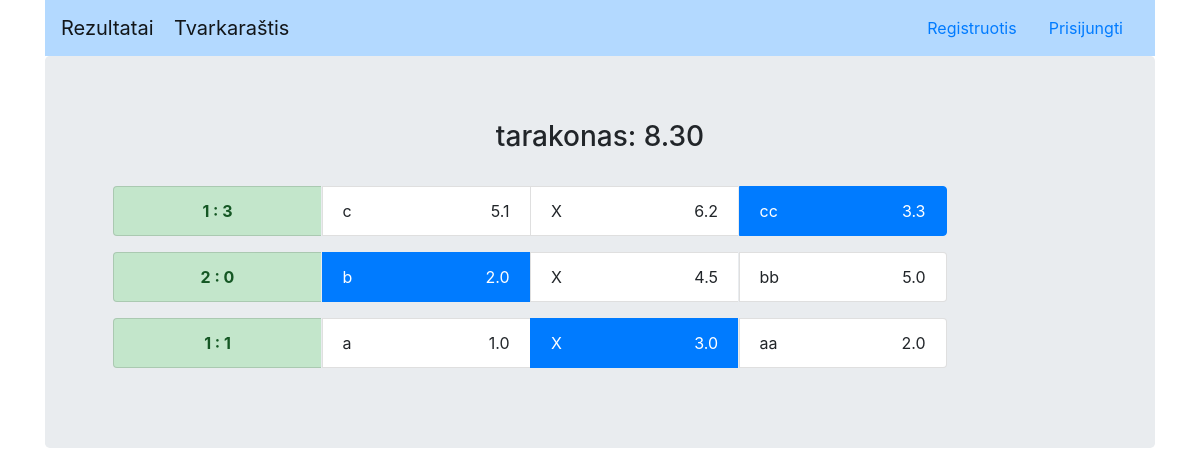
Screenshot of /zaidejas/tarakonas with the database file from the repository.
### apas/models.py (models this page shows, shortened)
class Zaidejas(models.Model):
    user = models.OneToOneField(User, on_delete=models.CASCADE, related_name='zaidejas')
    taskai = models.FloatField(default=0)

class Stavke(models.Model):
    zaidejas = models.ForeignKey(Zaidejas, on_delete=models.CASCADE, related_name='zaidejas')
    rungtynes = models.ForeignKey(Rungtynes, on_delete=models.CASCADE, related_name='rungtynes')
    pasirinkimas = models.CharField(max_length=1, default='')
    laimeta = models.BooleanField(default=False)
    laimejimas = models.FloatField(default=0)

class Rungtynes(models.Model):
    komanda1 = models.CharField(max_length=100)
    komanda2 = models.CharField(max_length=100)
    kofas1 = models.FloatField(default=0)
    kofas2 = models.FloatField(default=0)
    kofasx = models.FloatField(default=0)
    data = models.DateTimeField(default=timezone.now())
    prasidejo = models.BooleanField(default=False)
    baigtis = models.CharField(max_length=2, default='NA')
    rezultatas = models.CharField(max_length=5, default=' : ')

### apas/views.py (the view)
# urls.py: path('zaidejas/<pk>', views.zaidejas, name='zaidejas'),
def zaidejas(request, pk):
    zaidejas_id = User.objects.get(username=pk).id
    zaidejas = Zaidejas.objects.get(user_id=zaidejas_id)
    stavkes = Stavke.objects.filter(zaidejas_id=zaidejas_id).order_by('rungtynes_id')
    return render(request, 'apas/zaidejas.html', {'zaidejas': zaidejas, 'stavkes': stavkes})

### apas/templates/apas/zaidejas.html
{% extends 'base.html' %}
{% block page %}
<div class="jumbotron">
<h3 style="text-align:center">{{ zaidejas.user.username }}: {{ zaidejas.taskai| floatformat:2  }}</h3>
<br>
{% for stavke in stavkes reversed %}
{% if stavke.rungtynes.prasidejo == True %}
<ul class="list-group-horizontal">
  <li class="list-group-item {% if stavke.laimeta == True %} list-group-item-success {% else %} list-group-item-danger {% endif %} text-center">
    <b>{{ stavke.rungtynes.rezultatas }}</b></li>
  <li class="list-group-item {% if stavke.pasirinkimas == '1' %} active {% endif %}">
    {{ stavke.rungtynes.komanda1 }}<span style="float: right">{{ stavke.rungtynes.kofas1 }}</span></li>
  <li class="list-group-item {% if stavke.pasirinkimas == 'x' %} active {% endif %}">
    X<span style="float: right">{{ stavke.rungtynes.kofasx }}</span></li>
  <li class="list-group-item {% if stavke.pasirinkimas == '2' %} active {% endif %}">
    {{ stavke.rungtynes.komanda2 }}<span style="float: right">{{ stavke.rungtynes.kofas2 }}</span></li>
</ul>
{% endif %}
{% endfor %}
</div>
{% endblock %}

### apas/templates/base.html (shortened to what this page needs)
{% load staticfiles %}
<!DOCTYPE html>
<html lang="en" dir="ltr">
  <head>
    <link rel="stylesheet" href="{% static 'css/base.css' %}">
    <link rel="stylesheet" href="https://stackpath.bootstrapcdn.com/bootstrap/4.1.0/css/bootstrap.min.css">
  </head>
  <body>
    <div class="container">
      <nav class="navbar navbar-light" style="background-color: #b3d9ff;">
        <div class="navbar-header">
          <a class="navbar-brand" href="{% url 'index' %}">Rezultatai</a>
          <a class="navbar-brand" href="{% url 'tvarkarastis' %}">Tvarkaraštis</a>
        </div>
        <ul class="nav">
          {% if user.is_authenticated %}
          <li class="nav-item"><a class="nav-link" href="{% url 'account_home' %}">Mano spėjimai</a></li>
          <li class="nav-item"><a class="nav-link" >{{ user.username }}</a></li>
          <li class="nav-item"><a class="nav-link" href="{% url 'sign_out' %}">Atsijungti</a></li>
          {% else %}
          <li class="nav-item"><a class="nav-link" href="{% url 'sign_up'%}">Registruotis</a></li>
          <li class="nav-item"><a class="nav-link" href="{% url 'sign_in' %}">Prisijungti</a></li>
          {% endif %}
        </ul>
      </nav>
      {% block page %}{% endblock %}
    </div>
  </body>
</html>

### apas/static/css/base.css (style rules this page uses)
.list-group-horizontal .list-group-item { display: inline-block; width: 13rem; }
.list-group-horizontal .list-group-item { margin-bottom: 0; margin-left:-4px; margin-right: 0; border-right-width: 0; }
.list-group-horizontal .list-group-item:first-child { border-top-right-radius:0; border-bottom-left-radius:4px; }
.list-group-horizontal .list-group-item:last-child { border-top-right-radius:4px; border-bottom-left-radius:0; border-right-width: 1px; }

### rows the page displays
Zaidejas: user.username "tarakonas", taskai "8.30"
Stavke: rungtynes.rezultatas "1 : 3", rungtynes.komanda1 "c", rungtynes.kofas1 "5.1", rungtynes.kofasx "6.2", rungtynes.komanda2 "cc", rungtynes.kofas2 "3.3"
Stavke: rungtynes.rezultatas "2 : 0", rungtynes.komanda1 "b", rungtynes.kofas1 "2.0", rungtynes.kofasx "4.5", rungtynes.komanda2 "bb", rungtynes.kofas2 "5.0"
Stavke: rungtynes.rezultatas "1 : 1", rungtynes.komanda1 "a", rungtynes.kofas1 "1.0", rungtynes.kofasx "3.0", rungtynes.komanda2 "aa", rungtynes.kofas2 "2.0"
